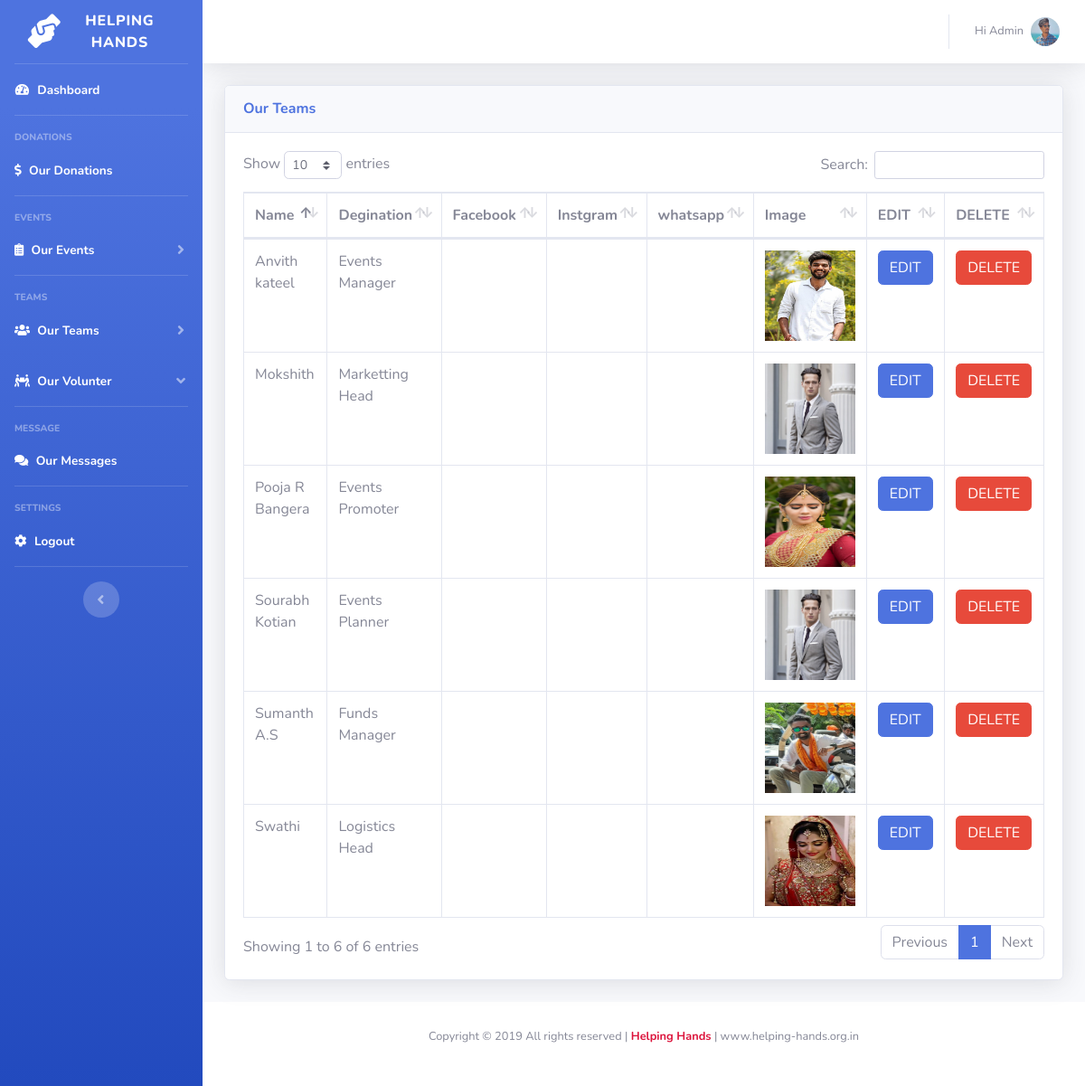
The app's page /admin/viewteams.php (signed in) with its own data.
### tables this page shows
CREATE TABLE `teams` (
  `id` int(11) NOT NULL,
  `names` varchar(255) NOT NULL,
  `designation` varchar(255) NOT NULL,
  `image` varchar(255) NOT NULL,
  `facebook` varchar(500) NOT NULL,
  `instagram` varchar(500) NOT NULL,
  `whatsaap` varchar(255) NOT NULL
);

### admin/viewteams.php (the view, shortened to what this page needs)
<?php
include('includes/header.php');
include('security.php');
?>
 <link href="vendor/datatables/dataTables.bootstrap4.min.css" rel="stylesheet">
<?php
include('includes/navbar.php');
?>
 <div class="container-fluid">
<div class="card shadow mb-4">
  <div class="card-header py-3">
    <h6 class="m-0 font-weight-bold text-primary">Our Teams</h6>
  </div>
  <div class="card-body">
    <div class="table-responsive">
      <?php
      $query="SELECT * FROM teams";
      $query_run=mysqli_query($con,$query);
      ?>
      <table class="table table-bordered" id="dataTable" width="100%" cellspacing="0">
        <thead>
          <tr>
            <th>Name</th>
            <th>Degination</th>
            <th>Facebook</th>
            <th>Instgram</th>
            <th>whatsapp</th>
            <th>Image</th>
            <th>EDIT</th>
            <th>DELETE</th>
          </tr>
        </thead>
        <tbody>
          <?php
              if(mysqli_num_rows($query_run)>0)
              {
                while($row= mysqli_fetch_assoc($query_run))
                {
                    ?>
                <tr>
                  <td><?php echo $row['names']; ?></td>
                  <td><?php echo $row['designation']; ?></td>
                  <td><?php echo $row['facebook']; ?></td>
                  <td><?php echo $row['instagram']; ?></td>
                  <td><?php echo $row['whatsaap']; ?></td>
                  <td><?php echo '<img src="../uploads/teams/'.$row['image'].'" width="100px;" height="100px;">' ?></td>
                  <td>
                    <form action="editteams.php" method="POST">
                    <button  type="submit" name="edit_teams_btn"class ="btn btn-primary">EDIT</button>
                    </form>
                  </td>
                  <td>
                    <form action="deleteteams.php" method="POST">
                      <button  type="submit" name="delete_teams_btn"class ="btn btn-danger">DELETE</button>
                    </form>
                  </td>
                </tr>
                <?php
                }
              }
              else
              {
                echo"No Record Found";
              }
          ?>
        </tbody>
      </table>
    </div>
  </div>
</div>
</div>
<?php
include('includes/footer.php');
?>

### admin/includes/header.php (shortened to what this page needs)
<!DOCTYPE html>
<html lang="en">
<head>
  <link href="vendor/fontawesome-free/css/all.min.css" rel="stylesheet" type="text/css">
  <link href="css/sb-admin-2.min.css" rel="stylesheet">
</head>
<body id="page-top">
  <div id="wrapper">

### admin/includes/navbar.php (shortened to what this page needs)
<ul class="navbar-nav bg-gradient-primary sidebar sidebar-dark accordion" id="accordionSidebar">
<a class="sidebar-brand d-flex align-items-center justify-content-center" href="index.php">
  <div class="sidebar-brand-icon rotate-n-15">
  <i class="fas fa-hands-helping"></i>
  </div>
  <div class="sidebar-brand-text mx-4">Helping<br/>Hands</div>
</a>
<hr class="sidebar-divider my-0">
<li class="nav-item active">
  <a class="nav-link" href="index.php">
    <i class="fas fa-fw fa-tachometer-alt"></i>
    <span>Dashboard</span></a>
</li>
<hr class="sidebar-divider">
<div class="sidebar-heading">
  Donations
</div>
<li class="nav-item active">
  <a class="nav-link" href="viewdonation.php">
    <i class="fas fa-dollar-sign"></i>
    <span>Our Donations</span></a>
</li>
<hr class="sidebar-divider">
<div class="sidebar-heading">
  Events
</div>
<li class="nav-item active">
  <a class="nav-link collapsed" href="viewevents.php" data-toggle="collapse" data-target="#collapseUtilities" aria-expanded="true" aria-controls="collapseUtilities">
    <i class="fas fa-clipboard-list"></i>
    <span>Our Events</span>
  </a>
</li>
<hr class="sidebar-divider">
<div class="sidebar-heading">
  Teams
</div>
<li class="nav-item active">
  <a class="nav-link collapsed" href="viewteams.php" data-toggle="collapse" data-target="#collaoseteams" aria-expanded="true" aria-controls="collapseUtilities">
    <i class="fas fa-users"></i>
    <span>Our Teams</span>
  </a>
</li>
<li class="nav-item active">
  <a class="nav-link" href="volunter.php" data-toggle="collapse" data-target="#collapsemembers" aria-expanded="true" aria-controls="collapsemembers">
    <i class="fas fa-people-carry"></i>
    <span>Our Volunter</span></a>
</li>
<hr class="sidebar-divider">
<div class="sidebar-heading">
  Message
</div>
<li class="nav-item active">
  <a class="nav-link" href="message.php">
    <i class="fas fa-comments"></i>
    <span>Our Messages</span></a>
</li>
<hr class="sidebar-divider">
<div class="sidebar-heading">
  Settings
</div>
<li class="nav-item active">
  <a class="nav-link" href="#"data-toggle="modal" data-target="#logoutModal">
    <i class="fas fa-cog"></i>
    <span>Logout</span></a>
</li>
<hr class="sidebar-divider d-none d-md-block">
<div class="text-center d-none d-md-inline">
  <button class="rounded-circle border-0" id="sidebarToggle"></button>
</div>
</ul>
    <div id="content-wrapper" class="d-flex flex-column">
      <div id="content">
        <nav class="navbar navbar-expand navbar-light bg-white topbar mb-4 static-top shadow">
          <ul class="navbar-nav ml-auto">
            <li class="nav-item dropdown no-arrow">
              <a class="nav-link dropdown-toggle" href="#" id="userDropdown" role="button" data-toggle="dropdown" aria-haspopup="true" aria-expanded="false">
                <span class="mr-2 d-none d-lg-inline text-gray-600 small">
                <?php
                $email_login=$_SESSION['username'];
                $sql ="SELECT  id,username,image from admin_user where email ='$email_login'";
                $query=mysqli_query($con,$sql);
                if(mysqli_num_rows($query)>0)
                {
                  while($row= mysqli_fetch_assoc($query))
                    {
                      echo $row['username'];
                ?>
                </span>
                <?php echo '<img class="img-profile rounded-circle" src="../uploads/admin/'.$row['image'].'">' ?>
              </a>
              <?php
                  }
                 }
              ?>
            </li>
          </ul>
        </nav>

### admin/includes/footer.php
      <footer class="sticky-footer bg-white">
        <div class="container my-auto">
          <div class="copyright text-center my-auto">
             <p>Copyright &copy; <script>document.write(new Date().getFullYear());</script> All rights reserved |<strong><span style="color:crimson;"> Helping Hands</span></strong> | www.helping-hands.org.in </p>
          </div>
        </div>
      </footer>
      </div>
      </div>
    </div>
</body>
</html>

### records on screen
teams: names "Anvith kateel", designation "Events Manager", image (picture)
teams: names "Sumanth A.S", designation "Funds Manager", image (picture)
teams: names "Pooja R Bangera", designation "Events Promoter", image (picture)
teams: names "Mokshith", designation "Marketting Head", image (picture)
teams: names "Sourabh Kotian", designation "Events Planner", image (picture)
teams: names "Swathi", designation "Logistics Head", image (picture)

### other values on screen
$row['username'] "Hi Admin"
